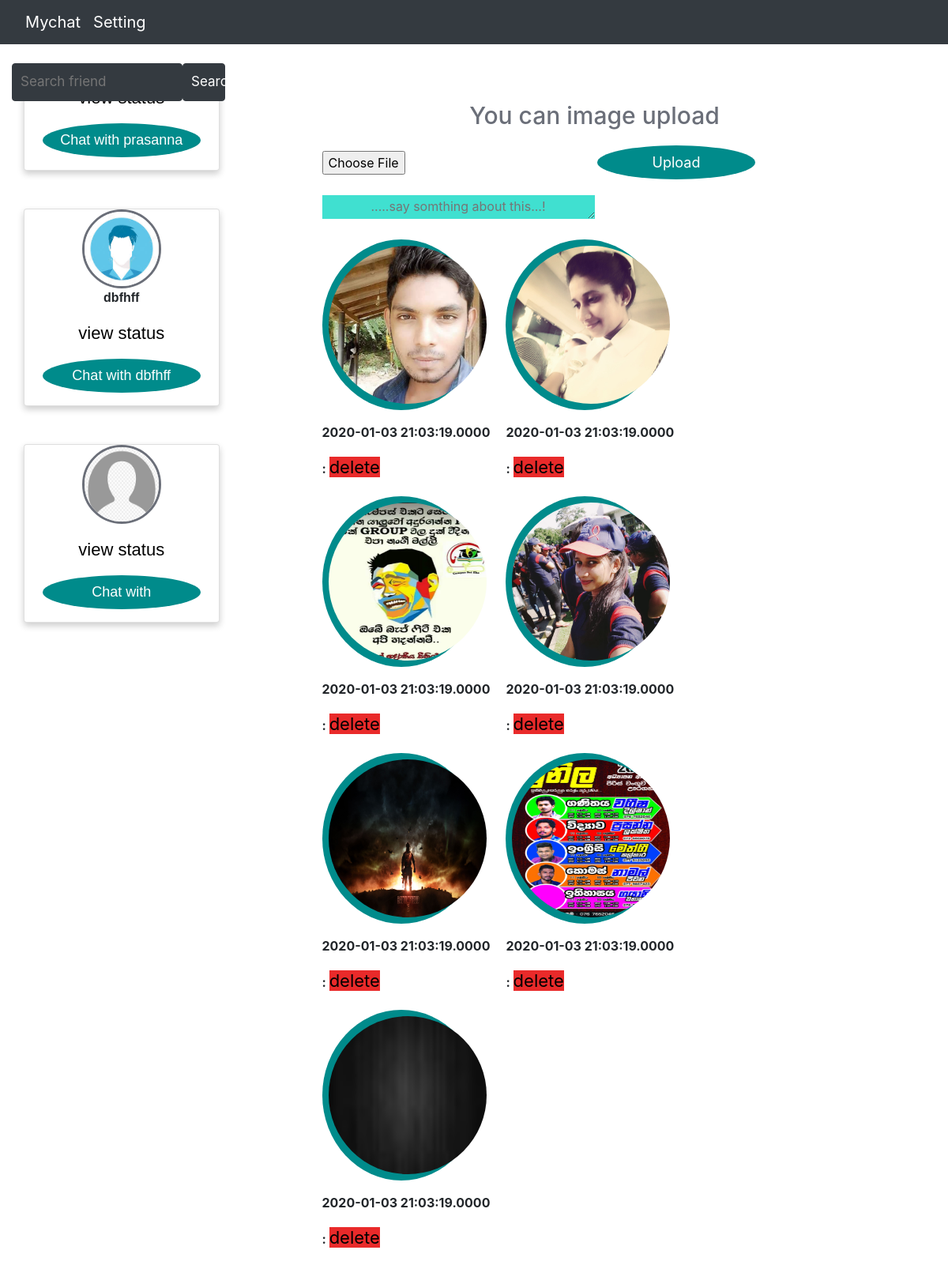
The app's page /status.php (signed in) with its own data.
### tables this page shows
CREATE TABLE `users` (
  `user_id` int(11) NOT NULL,
  `user_name` varchar(100) NOT NULL,
  `user_pass` varchar(100) NOT NULL,
  `user_email` varchar(100) NOT NULL,
  `user_profile` varchar(255) NOT NULL,
  `user_location` text NOT NULL,
  `user_gender` text NOT NULL,
  `forgotten_answer` varchar(100) NOT NULL,
  `log_in` varchar(7) NOT NULL
);

CREATE TABLE `status` (
  `status_id` int(11) NOT NULL,
  `user_status_id` int(11) NOT NULL,
  `imgs` varchar(255) NOT NULL,
  `text` varchar(255) NOT NULL,
  `time` datetime(4) NOT NULL
);

### status.php (the view, shortened to what this page needs)
<!DOCTYPE html>
<?php
    include("include/connection.php");
?>
<html lang="en">
<head>
    <link rel="stylesheet" href="https://maxcdn.bootstrapcdn.com/bootstrap/4.1.3/css/bootstrap.min.css">
    <link rel="stylesheet" href="https://maxcdn.bootstrapcdn.com/font-awesome/4.7.0/css/font-awesome.min.css">
    <link rel="stylesheet" href="css/status.css">
</head>
<body>
   <nav class= "navbar navbar-expand-sm bg-dark navbar-dark">
    <a class= "navbar-brand" herf="#" >
        <?php
            $user= $_SESSION['user_email'];
            $get_user = " select * from users where user_email = '$user'";
            $run_user = mysqli_query($con, $get_user);
            $row = mysqli_fetch_array($run_user);
            $user_name = $row['user_name'];
            echo "<a class='navbar-brand' href='home.php?user_name=$user_name'>Mychat<a/>";
        ?>
    </a>
    <ul class="navbar-nav">
            <li><a style="color:white; text-decoration:none; font-size:20px" href="account_setting.php">Setting</a></li>
        </ul>
   </nav><br>
   <div class="col-sm-3">
        <form class="search_form">
                <input type="text" name="search_query" placeholder="Search friend" autocomplete="off" required>
                <button class="btn" type="submit" name="search_btn">Search</button>
            </form>
        </div>
   <div class="row">
        <div id= "scrolling_to_bottom" class="col-sm-3 left-sidebar" >
            <?php
                if(isset($_GET['search_btn'])){
                    $search_query = htmlentities($_GET['search_query']);
                    $get_user = "select * from users where user_name like '%$search_query%' or user_location like '%$search_query%'";
                }else{
                    $get_user = "SELECT * FROM users ORDER BY user_location , user_name DESC LIMIT 5";
                }
                $run_user = mysqli_query($con , $get_user);
                while($row_user = mysqli_fetch_array($run_user)){
                    $user_name = $row_user['user_name'];
                    $user_profile = $row_user['user_profile'];
                    $get_user1 = "select * from users";
                    $run_user1 = mysqli_query($con, $get_user1);
                    while($row_user1 = mysqli_fetch_array($run_user1)){
                        $user_id1 = $row_user1['user_id'];
                    }
                    echo "
                        <div class='card'>
                            <img src='$user_profile'>
                            <p><b>$user_name</b></p>
                            <p><a href='friend.php?users_id={$row_user['user_id']}&userss_id=$user_id1'>view status</a></p>
                            <form method='post'>
                                <p><button name='add'>Chat with $user_name</button></p>
                            </form>
                        </div><br><br>
                    ";
                }
            ?>
        </div>
        <div class="col-sm-8 right-sidebar">
        <div class="container1">
		    <h1>You can image upload</h1>
		        <form action="uploadimg.php" method="post" enctype="multipart/form-data">
			        <input type="file" name="image">
			        <button type="submit" name="submit">Upload</button><br>
			        <textarea name="text" cols="10" rows="4" placeholder=".....say somthing about this...!"></textarea>
		        </form>
                    <?php
                        $sql = "SELECT * FROM users WHERE user_email = '$user' LIMIT 1";
                        $result = mysqli_query($con, $sql);
                        if(mysqli_num_rows($result) > 0){
                            while($row = mysqli_fetch_assoc($result)){
                                $x = $row['user_id'];
                                $sqlimg = "SELECT * FROM status WHERE user_status_id ='$x'";
                                $resultimg = mysqli_query($con, $sqlimg);
                                while($rowimg = mysqli_fetch_assoc($resultimg)){
                                echo "<div class='im'>";
                                    echo "<button type='button' data-toggle='modal' data-target='#myModal'><img src='images/".$rowimg['imgs']."'></button>";
                                    echo "<b>  </b>"." "."<b><p>".$rowimg['time']."</p></b>";
                                    echo "<b> : </b>"." "."<a href=\"delete-img.php?oop=deletee&imgs={$rowimg['imgs']}&text={$rowimg['text']}\">delete</a>";
                                echo "</div>";
                                }
                            }
                        }
                    ?>
            </div>
        </div>
   </div><br><br>
</body>
</html>

### css/status.css (style rules this page uses)
body { overflow-x:hidden; }
.left-sidebar { overflow-y: scroll; }
.card { box-shadow: 0 4px 8px 0 rgba(0,0,0,0.2); max-width: 300px; margin-left: 30px; text-align: center; font-family: arial; }
.card img { width: 100px; height: 100px; border-radius: 50%; text-align: left; float: fixed; border: 3px solid #6B6F79; margin: auto; }
button { border: none; outline: 0; display: inline-block; padding: 8px; color: white; background-color: #000; text-align: center; cursor: pointer; width: 100%; font-size: 18px; }
a { text-decoration: none; font-size: 22px; color: black; }
form.search_form input[type=text] { padding: 10px; font-size: 17px; border-radius: 4px; border: 1px solid #343a40 !important; float: left; width: 80%; color: white; background: #343a40 !important; }
form.search_form button { float: left; width: 20%; padding: 10px; font-size: 17px; border: 1px solid #343a40 !important; border-left: none; cursor: pointer; background-color: #343a40 !important; }
form.search_form::after { content: ""; clear: both; display: table; }
h1 { color:#6B6F79; text-align: center; font-size: 30px; margin-bottom: 20px; }
form input { background-color: white; color: white; }
.im { float: left; margin-right: 20px; margin-top: 20px; }
button { border: none; outline: 0; display: inline-block; cursor: pointer; background-color: darkcyan; width: 200px; border-radius: 50%; }
img { width: 200px; height: 200px; border-radius: 50%; border: none; }
textarea { margin-top: 20px; width: 50%; height: 30px; text-align: center; border: none; background-color: turquoise; }
.im a { background-color: rgb(233, 42, 42); }
.container1 { margin-left: 100px; }

### records on screen
users: user_name "prasanna"
users: user_profile (picture), user_name "dbfhff"
users: user_profile (picture)
status: imgs (picture), time "2020-01-03 21:03:19.0000"
status: imgs (picture), time "2020-01-03 21:03:19.0000"
status: imgs (picture), time "2020-01-03 21:03:19.0000"
status: imgs (picture), time "2020-01-03 21:03:19.0000"
status: imgs (picture), time "2020-01-03 21:03:19.0000"
status: imgs (picture), time "2020-01-03 21:03:19.0000"
status: imgs (picture), time "2020-01-03 21:03:19.0000"
